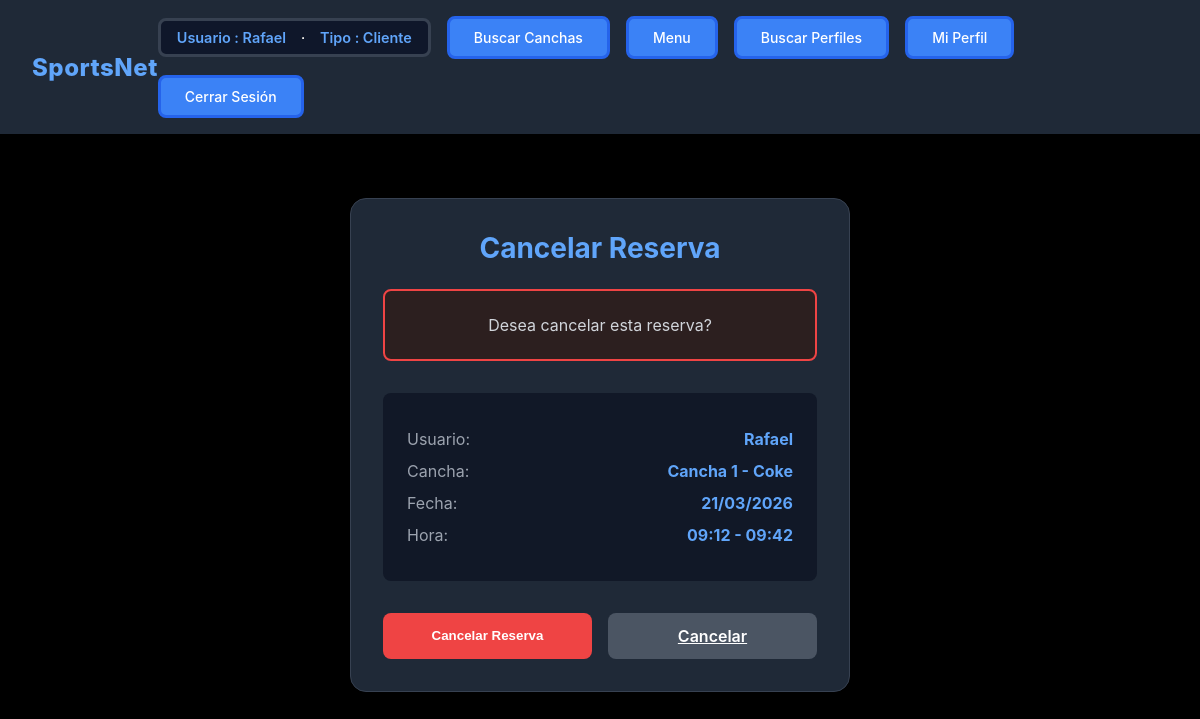
Page /28/eliminar/reservas (signed in) on the committed database.
### cuentas/models.py (models this page shows, shortened)
class Usuario (AbstractUser):
    email = models.EmailField(unique=True, blank=False, null=False)
    first_name = models.CharField(max_length=150, blank=False)
    last_name = models.CharField(max_length=150, blank=False)
    telefono = models.CharField(max_length=20, blank=False, null=False)
    fecha_nacimiento = models.DateField(blank=False, null=False)

### reservas/models.py (models this page shows, shortened)
class Reserva (models.Model):
    ESTADOS = [("PENDIENTE","Pendiente"),
               ("CONFIRMADA","Confirmada"),
               ("CANCELADA","Cancelada"),
               ("TERMINADA","Terminada"),
               ("EN_CURSO","En Curso"),
               ]
    cancha = models.ForeignKey(Cancha, on_delete=models.SET_NULL, related_name="reservas",null=True,default="---")
    usuario = models.ForeignKey(Usuario, on_delete=models.CASCADE, related_name="reservas")
    fecha = models.DateField(default=timezone.now,blank=False, null=False)
    hora_inicio = models.TimeField(blank=False, null=False)
    duracion_bloques = models.PositiveIntegerField(default=1,blank=False, null=False )
    estado = models.CharField(max_length=20, choices=ESTADOS, default="PENDIENTE")
    precio_total = models.DecimalField(max_digits=10, decimal_places=0, null=True, blank = True)
    comentario = models.CharField(max_length=100, blank=True, null =True)
    fecha_creacion = models.DateTimeField(auto_now_add=True)
    def hora_fin (self):
        inicio = datetime.combine(self.fecha, self.hora_inicio)
        fin = inicio + timedelta(minutes=self.duracion_bloques*30)
        return fin.time()
    def actualizar_estado(self):
        if self.estado in ['CANCELADA', 'TERMINADA']:
            return
        ahora = timezone.now()
        fecha_hora_inicio = datetime.combine(self.fecha, self.hora_inicio)
        fecha_hora_fin = datetime.combine(self.fecha, self.hora_fin())
        fecha_hora_inicio_tz = timezone.make_aware(fecha_hora_inicio) if not timezone.is_aware(fecha_hora_inicio) else fecha_hora_inicio
        fecha_hora_fin_tz = timezone.make_aware(fecha_hora_fin) if not timezone.is_aware(fecha_hora_fin) else fecha_hora_fin
        if ahora >= fecha_hora_fin_tz:
            self.estado = 'TERMINADA'
        elif ahora >= fecha_hora_inicio_tz:
            self.estado = 'EN_CURSO'
    def puede_ser_cancelada(self):
        self.actualizar_estado()
        return self.estado not in ['TERMINADA', 'CANCELADA']

### establecimientos/models.py (models this page shows, shortened)
class Cancha (models.Model):
    TIPOS_SUPERFICIES = [
        ("Pasto_Natural", "Pasto Natural"),
        ("Pasto_Sintético","Pasto Sintético"),
        ("Cemento","Cemento"),
        ("Arcilla","Arcilla"),
        ("Madera","Madera"),
        ("Caucho","Caucho"),
        ("Vinilo","Vinilo"),
        ]
    TIPOS_ILUMINACION = {
        ("LED","LED"),
        ("Natural", "Natural"),
        ("Mixta","Mixta"),
        ("Halogena","Halogena"),
        ("Fluorecente","Fluorecente"),
    }
    DEPORTES = [
        ("Futbol", "Futbol"),
        ("Basquetball","Basquetball"),
        ("Voleyball","Voleyball"),
        ("Tenis","Tenis"),
        ("Rugby","Rugby"),
        ("Handball","Handball"),
        ("Bowling","Bowling"),
        ("Squash","Squash"),
        ("Padel","Padel"),
        ("Otro","Otro"),
        ("---","---"),
    ]
    establecimiento = models.ForeignKey(Establecimiento, on_delete=models.CASCADE, related_name="canchas")
    deporte = models.CharField(max_length=20, choices=DEPORTES, default="---",blank=False, null=False)
    nombre = models.CharField(max_length=25,blank=False, null=False)
    superficie = models.CharField(max_length=25, choices=TIPOS_SUPERFICIES,blank=False, null=False)
    iluminacion = models.CharField(max_length=20, choices=TIPOS_ILUMINACION,blank=False, null=False)
    interior = models.BooleanField(default=False)
    valor_por_bloque = models.DecimalField(max_digits=10, decimal_places=0,blank=False, null=False)

### reservas/views.py (the view, shortened to what this page needs)
# urls.py: path('<int:reserva_id>/eliminar/reservas', views.eliminar_reserva, name='eliminar_reserva'),
@login_required(login_url="cuentas:login_cuenta")
@require_http_methods(["GET", "POST"])
def eliminar_reserva(request, reserva_id):
    reserva = get_object_or_404(Reserva, id=reserva_id)
    reserva.actualizar_estado()
    es_propietario = reserva.usuario == request.user
    es_dueno_cancha = False
    try:
        dueno = Dueno.objects.get(usuario=request.user)
        es_dueno_cancha = reserva.cancha.establecimiento.dueno == dueno
    except Dueno.DoesNotExist:
        pass
    if not (es_propietario or es_dueno_cancha):
        messages.error(request, "Solo el anfitrión o dueño del establecimiento puede cancelar esta reserva")
        return redirect('reservas:listar_reservas')
    if not reserva.puede_ser_cancelada():
        messages.error(request, "No puedes cancelar una reserva ya terminada o cancelada")
        return redirect('reservas:listar_reservas')
    return render(request, "eliminar_reserva.html", {
        "reserva": reserva,
    })

### cuentas/context_processors.py (called while the page is built)
def invitaciones_pendientes(request):
    if request.user.is_authenticated:
        invitacion_pendiente = request.user.received_invitations.filter(
            accepted=False
        ).order_by('-created_at').first()
        return {
            'invitacion_pendiente': invitacion_pendiente
        }
    return {
        'invitacion_pendiente': None
    }

### reservas/templates/eliminar_reserva.html (shortened to what this page needs)
{% extends 'base.html' %}
{% load static %}
{% block extra_css %}
  <link rel="stylesheet" href="{% static 'css/eliminar_reserva.css' %}">
{% endblock %}
{% block contenido %}
<div class="eliminar-reserva-container">
  <h1 class="titulo">Cancelar Reserva</h1>
  <div class="advertencia">
    <p>Desea cancelar esta reserva?</p>
  </div>
  <div class="reserva-detalle">
    <div class="detalle-item">
      <span>Usuario:</span>
      <strong>{{ reserva.usuario.username }}</strong>
    </div>
    <div class="detalle-item">
      <span>Cancha:</span>
      <strong>{{ reserva.cancha.nombre }}</strong>
    </div>
    <div class="detalle-item">
      <span>Fecha:</span>
      <strong>{{ reserva.fecha|date:"d/m/Y" }}</strong>
    </div>
    <div class="detalle-item">
      <span>Hora:</span>
      <strong>{{ reserva.hora_inicio|time:"H:i" }} - {{ reserva.hora_fin|time:"H:i" }}</strong>
    </div>
  </div>
  <form method="POST" class="botones">
    <button type="submit" class="btn btn-eliminar">
        Cancelar Reserva
    </button>
    <a href="{% url 'reservas:listar_reservas' %}" class="btn btn-cancelar">
      Cancelar
    </a>
  </form>
</div>
{% endblock %}

### cuentas/templates/base.html (shortened to what this page needs)
{% load static %}
<!DOCTYPE html>
<html lang="es">
<head>
    {% load static %}
<link rel="stylesheet" href="{% static 'css/base.css' %}">
    {% block extra_css %}
    {% endblock %}
</head>
<body>
    <header class="header">
        <div class="sn-container">
            <a href="{% url 'cuentas:home' %}">
                <span class="sn-text">SportsNet</span>
            </a>
        </div>
        <nav class="nav">
        {% if user.is_authenticated %}
                <div class="user-badge">
                    <span class="user-name">Usuario : {{ user.get_username }} </span>
                    <hr>
                    {% if user.perfil_dueno %}
                    <span class="user-name">Tipo : Dueno </span>
                    {% elif user.perfil_cliente %}
                    <span class="user-name">Tipo : Cliente</span>
                    {% endif %}
                </div>
        {% endif %}
            <a href="{% url 'establecimientos:buscar_canchas' %}" class="nav-button">Buscar Canchas</a>
            {% if user.is_authenticated %}
                {% if user.perfil_dueno %}
                    <a href="{% url 'cuentas:SportsNet_dueno' %}" class="nav-button">Menu</a>
                    <a href="{% url 'cuentas:buscar_perfiles' %}" class="nav-button">Buscar Perfiles</a>
                {% elif user.perfil_cliente %}
                    <a href="{% url 'cuentas:SportsNet_cliente' %}" class="nav-button">Menu</a>
                    <a href="{% url 'cuentas:buscar_perfiles' %}" class="nav-button">Buscar Perfiles</a>
                {% endif %}
                <a href="{% url 'cuentas:perfil_usuario' %}" class="nav-button">Mi Perfil</a>
                <a href="{% url 'cuentas:cerrar_sesion' %}" class="nav-button">Cerrar Sesión</a>
            {% else %}
                <a href="{% url 'cuentas:login_cuenta' %}" class="nav-button">Iniciar Sesión</a>
                <a href="{% url 'cuentas:registro' %}" class="nav-button">Registrarse</a>
            {% endif %}
        </nav>
    </header>
    <main>
        {% block contenido %}
        {% endblock %}
    </main>
</body>
</html>

### cuentas/static/css/base.css (style rules this page uses)
* { margin: 0; padding: 0; box-sizing: border-box; }
body { font-family: -apple-system, BlinkMacSystemFont, 'Segoe UI', Roboto, 'Helvetica Neue', Arial, sans-serif; background-color: #000000; color: #ffffff; min-height: 100vh; }
.header { display: flex; justify-content: space-between; align-items: center; margin-bottom: 2rem; padding: 1rem 2rem; background-color: #1f2937; }
.sn-container { display: flex; align-items: center; }
.sn-container a { text-decoration: none; transition: all 0.3s ease; }
.sn-text { font-size: 1.5rem; font-weight: 800; color: #60a5fa; letter-spacing: 0.5px; }
.nav { display: flex; gap: 1rem; align-items: center; flex-wrap: wrap; }
.nav-button { padding: 0.625rem 1.5rem; background-color: #3b82f6; color: #ffffff; border: 3px solid #2563eb; border-radius: 0.5rem; font-size: 0.875rem; font-weight: 500; cursor: pointer; transition: background-color 0.3s ease; text-decoration: none; display: inline-block; }
.user-badge { display: inline-flex; align-items: center; gap: 1rem; padding: 0.5rem 1rem; background: #0f172a; border: 3px solid #374151; border-radius: 0.5rem; color: #d1d5db; font-size: 0.9rem; }
.user-name { font-weight: 600; color: #60a5fa; }

### reservas/static/css/eliminar_reserva.css (style rules this page uses)
.titulo { color: #60a5fa; font-size: 1.75rem; font-weight: 700; margin-bottom: 1.5rem; text-align: center; }
.botones { display: flex; gap: 1rem; margin-top: 2rem; }
.btn { flex: 1; padding: 0.8rem; border: none; border-radius: 0.5rem; font-weight: 600; cursor: pointer; transition: all 0.3s; }
.eliminar-reserva-container { max-width: 500px; margin: 4rem auto; padding: 2rem; background: #1f2937; border-radius: 1rem; border: 1px solid #374151; text-align: center; }
.advertencia { background: #2c1f1f; border: 2px solid #ef4444; border-radius: 0.5rem; padding: 1.5rem; margin-bottom: 2rem; }
.advertencia p { color: #d1d5db; margin: 0; }
.reserva-detalle { background: #111827; padding: 1.5rem; border-radius: 0.5rem; margin-bottom: 2rem; text-align: left; }
.detalle-item { display: flex; justify-content: space-between; color: #d1d5db; margin: 0.75rem 0; }
.detalle-item span { color: #9ca3af; }
.detalle-item strong { color: #60a5fa; }
.btn-eliminar { background: #ef4444; color: white; }
.btn-cancelar { background: #4b5563; color: white; }

### rows in the picture
Usuario: get_username "Rafael"
Reserva: usuario.username "Rafael", cancha.nombre "Cancha 1 - Coke", fecha "21/03/2026", hora_inicio "09:12", hora_fin "09:42"
